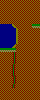

A level layout from a 2D game, rendered from its tile map. Below: a short description, then the map file with its tile-grid data intact:
An orthogonal 10x25 tile map with 4x4 px tiles, 1 tile layer (Capa de Patrones 1).

<map version="1.0" tiledversion="1.0.2" orientation="orthogonal" renderorder="right-down" width="10" height="25" tilewidth="4" tileheight="4" nextobjectid="1">
 <tileset firstgid="1" source="tilesetJungle.tsx" />
 <layer name="Capa de Patrones 1" width="10" height="25">
  <data encoding="csv">
3,3,3,3,3,3,3,3,3,3,
3,3,3,3,3,3,3,3,3,3,
3,3,3,3,3,3,3,3,3,3,
3,3,3,3,3,3,3,3,3,3,
3,3,3,3,3,3,3,3,3,3,
3,3,3,3,3,3,3,3,3,3,
12,12,12,2,3,3,3,3,4,4,
12,12,12,12,5,3,3,3,3,3,
12,12,12,12,5,3,3,3,3,3,
12,12,12,12,5,3,3,3,3,3,
12,12,12,12,5,3,3,3,3,3,
12,12,12,7,3,3,3,3,3,3,
4,4,4,4,3,3,3,3,3,3,
3,3,3,13,3,3,3,3,3,3,
3,3,3,13,3,3,3,3,3,3,
3,3,3,13,3,3,3,3,3,3,
3,3,3,14,3,3,3,3,3,3,
3,3,3,14,3,3,3,3,3,3,
3,3,3,14,3,3,3,3,3,3,
3,3,3,13,3,3,3,3,3,3,
3,3,3,13,3,3,3,3,3,3,
3,3,3,14,3,3,3,3,3,3,
3,3,3,3,3,3,3,3,3,3,
3,3,3,3,3,3,3,3,3,3,
3,3,3,3,3,3,3,3,3,3
</data>
 </layer>
</map>
